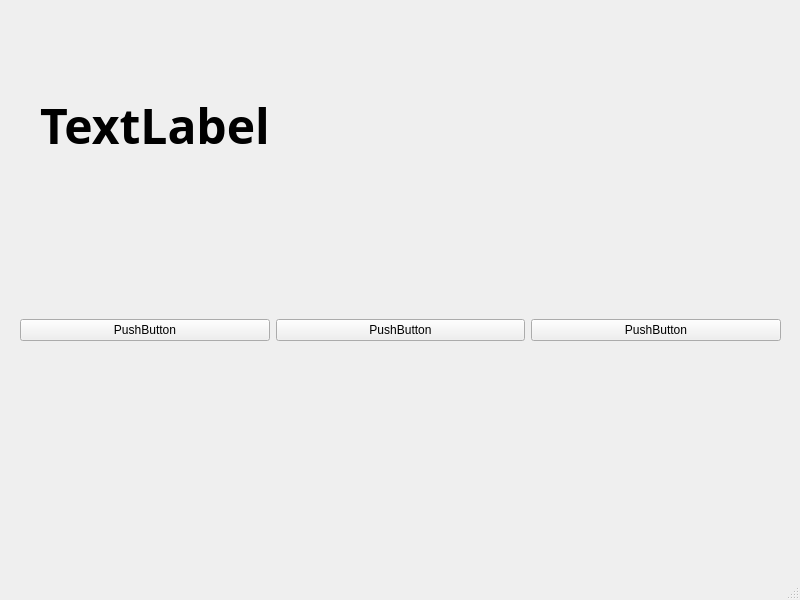
<?xml version="1.0" encoding="UTF-8"?>
<ui version="4.0">
 <class>MainWindow</class>
 <widget class="QMainWindow" name="MainWindow">
  <property name="geometry">
   <rect>
    <x>0</x>
    <y>0</y>
    <width>800</width>
    <height>600</height>
   </rect>
  </property>
  <property name="windowTitle">
   <string>MainWindow</string>
  </property>
  <widget class="QWidget" name="centralwidget">
   <widget class="QWidget" name="horizontalLayoutWidget">
    <property name="geometry">
     <rect>
      <x>20</x>
      <y>290</y>
      <width>761</width>
      <height>81</height>
     </rect>
    </property>
    <layout class="QHBoxLayout" name="horizontalLayout">
     <item>
      <widget class="QPushButton" name="pushButton">
       <property name="text">
        <string>PushButton</string>
       </property>
      </widget>
     </item>
     <item>
      <widget class="QPushButton" name="pushButton_2">
       <property name="text">
        <string>PushButton</string>
       </property>
      </widget>
     </item>
     <item>
      <widget class="QPushButton" name="pushButton_3">
       <property name="text">
        <string>PushButton</string>
       </property>
      </widget>
     </item>
    </layout>
   </widget>
   <widget class="QLabel" name="label">
    <property name="geometry">
     <rect>
      <x>40</x>
      <y>50</y>
      <width>731</width>
      <height>151</height>
     </rect>
    </property>
    <property name="font">
     <font>
      <family>KoPubWorld돋움체 Bold</family>
      <pointsize>36</pointsize>
      <weight>75</weight>
      <bold>true</bold>
     </font>
    </property>
    <property name="text">
     <string>TextLabel</string>
    </property>
   </widget>
  </widget>
  <widget class="QMenuBar" name="menubar">
   <property name="geometry">
    <rect>
     <x>0</x>
     <y>0</y>
     <width>800</width>
     <height>26</height>
    </rect>
   </property>
  </widget>
  <widget class="QStatusBar" name="statusbar"/>
 </widget>
 <resources/>
 <connections>
  <connection>
   <sender>pushButton</sender>
   <signal>clicked()</signal>
   <receiver>MainWindow</receiver>
   <slot>firstClick()</slot>
   <hints>
    <hint type="sourcelabel">
     <x>123</x>
     <y>350</y>
    </hint>
    <hint type="destinationlabel">
     <x>134</x>
     <y>377</y>
    </hint>
   </hints>
  </connection>
  <connection>
   <sender>pushButton_2</sender>
   <signal>clicked()</signal>
   <receiver>MainWindow</receiver>
   <slot>secondClick()</slot>
   <hints>
    <hint type="sourcelabel">
     <x>413</x>
     <y>351</y>
    </hint>
    <hint type="destinationlabel">
     <x>421</x>
     <y>371</y>
    </hint>
   </hints>
  </connection>
  <connection>
   <sender>pushButton_3</sender>
   <signal>clicked()</signal>
   <receiver>MainWindow</receiver>
   <slot>thirdClick()</slot>
   <hints>
    <hint type="sourcelabel">
     <x>671</x>
     <y>356</y>
    </hint>
    <hint type="destinationlabel">
     <x>678</x>
     <y>373</y>
    </hint>
   </hints>
  </connection>
 </connections>
 <slots>
  <slot>firstClick()</slot>
  <slot>secondClick()</slot>
  <slot>thirdClick()</slot>
 </slots>
</ui>
